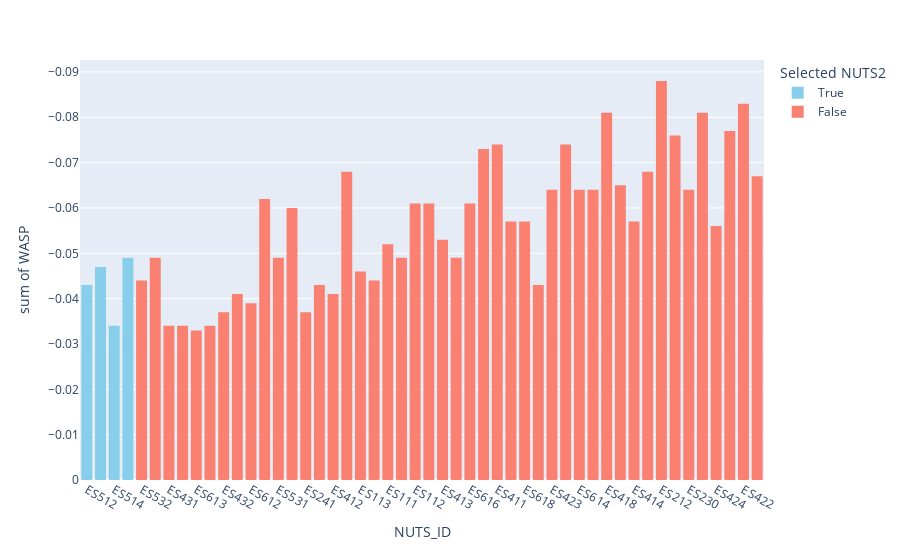

The notebook cell saved with this chart:
### Code cell
print('\n')
print('Histogram of WASP index at NUTS3 level for all units in a given country. Selected NUTS2 (focal area) is colored blue:')


fig2 = px.histogram(WASP_table, y='WASP',\
                     x='NUTS_ID',\
                     color='focal_area',\
                     color_discrete_map={True:'skyblue', False: 'salmon'})
                    
fig2.update_layout(
legend = dict(title = "Selected NUTS2"),
height = 700)

fig2['layout']['yaxis']['autorange'] = "reversed"

fig2.show()

print('\n')

### Figure 1 — Plotly figure (JSON) as saved in the notebook; plotly's stock layout.template omitted (floating-point values rounded to 4 significant figures)
{"data": [{"alignmentgroup": "True", "bingroup": "x", "histfunc": "sum", "hovertemplate": "focal_area=True<br>NUTS_ID=%{x}<br>sum of WASP=%{y}<extra></extra>", "legendgroup": "True", "marker": {"color": "skyblue", "pattern": {"shape": ""}}, "name": "True", "offsetgroup": "True", "orientation": "v", "showlegend": true, "type": "histogram", "x": ["ES512", "ES511", "ES514", "ES513"], "xaxis": "x", "y": [-0.043, -0.047, -0.034, -0.049], "yaxis": "y"}, {"alignmentgroup": "True", "bingroup": "x", "histfunc": "sum", "hovertemplate": "focal_area=False<br>NUTS_ID=%{x}<br>sum of WASP=%{y}<extra></extra>", "legendgroup": "False", "marker": {"color": "salmon", "pattern": {"shape": ""}}, "name": "False", "offsetgroup": "False", "orientation": "v", "showlegend": true, "type": "histogram", "x": ["ES532", "ES533", "ES431", "ES523", "ES613", "ES521", "ES432", "ES611", "ES612", "ES522", "ES531", "ES425", "ES241", "ES120", "ES412", "ES114", "ES113", "ES419", "ES111", "ES417", "ES112", "ES243", "ES413", "ES300", "ES616", "ES617", "ES411", "ES220", "ES618", "ES213", "ES423", "ES620", "ES614", "ES615", "ES418", "ES415", "ES414", "ES211", "ES212", "ES130", "ES230", "ES421", "ES424", "ES242", "ES422", "ES416"], "xaxis": "x", "y": [-0.044, -0.049, -0.034, -0.034, -0.033, -0.034, -0.037, -0.041, -0.039, -0.062, -0.049, -0.06, -0.037, -0.043, -0.041, -0.068, -0.046, -0.044, -0.052, -0.049, -0.061, -0.061, -0.053, -0.049, -0.061, -0.073, -0.074, -0.057, -0.057, -0.043, -0.064, -0.074, -0.064, -0.064, -0.081, -0.065, -0.057, -0.068, -0.088, -0.076, -0.064, -0.081, -0.056, -0.077, -0.083, -0.067], "yaxis": "y"}], "layout": {"autosize": true, "barmode": "relative", "legend": {"title": {"text": "Selected NUTS2"}, "tracegroupgap": 0}, "margin": {"t": 60}, "xaxis": {"anchor": "y", "autorange": true, "domain": [0, 1], "range": [-0.5, 49.5], "title": {"text": "NUTS_ID"}, "type": "category"}, "yaxis": {"anchor": "x", "autorange": true, "domain": [0, 1], "range": [0, -0.09263], "title": {"text": "sum of WASP"}, "type": "linear"}}}
